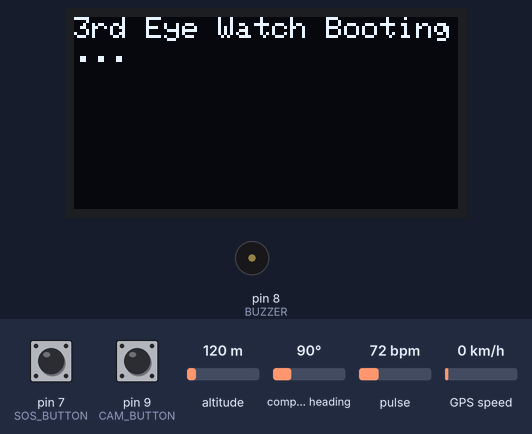
Recording of a sketch running on a simulated Arduino Uno, built with avr-gcc and run on an emulated ATmega328P. Shown: 128×64 one-colour display, buzzer (waves = sounding, pin HIGH). Inputs (shaded band) come from the test bench; at power-on: pin 7 (SOS_BUTTON) HIGH, pin 9 (CAM_BUTTON) HIGH, altitude 120 m, compass heading 90°, pulse 72 bpm, GPS speed 0 km/h. The GPS gets a fix after 3 s at 37.7749, -122.4194 with 8 satellites; the modem accepts every AT command (registered, SIM ready, sends succeed) and sends nothing else.

Above: at 4.7 s.
4.8 s: pin 7 (SOS_BUTTON) pulled LOW for 0.15 s
At 7.9 s:
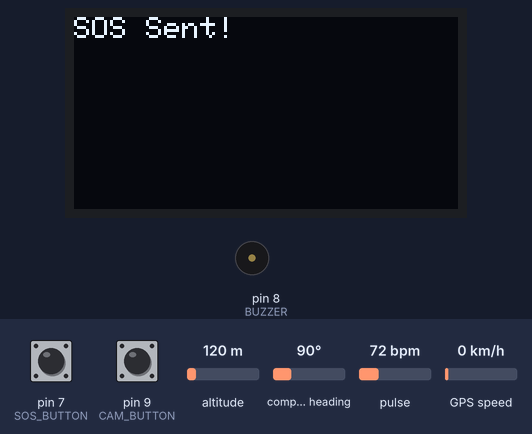
8.4 s: pin 9 (CAM_BUTTON) pulled LOW for 3.2 s
At 10.6 s:
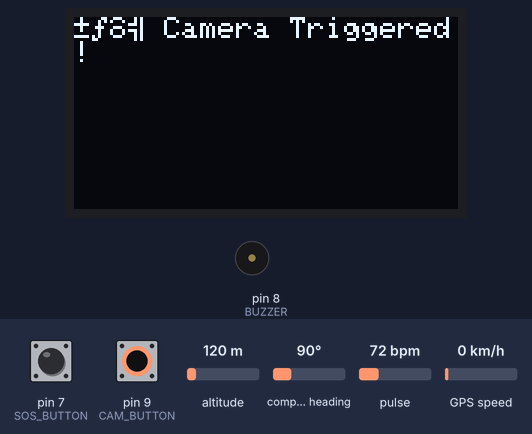
13.1 s: pin 7 (SOS_BUTTON) pulled LOW for 1 s
At 13.7 s:
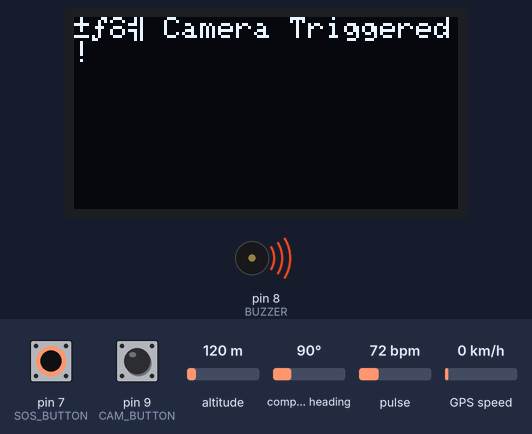
17.1 s: pin 9 (CAM_BUTTON) pulled LOW for 1 s
At 60.3 s:
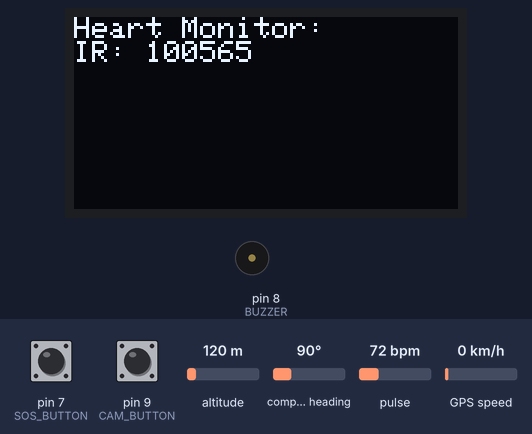
Timing chart, 0 to 61.5 s (numbered marks = the images above; inputs shaded):
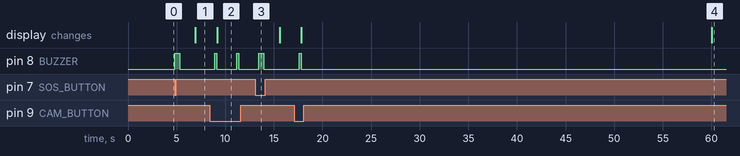

The sketch:

Third_Eye.ino
```cpp
// (licence header left out)
// ========== Libraries ==========
#include <Wire.h>
#include <SoftwareSerial.h>
#include <TinyGPS++.h>
#include <Adafruit_GFX.h>
#include <Adafruit_SSD1306.h>
#include "MAX30105.h"

// ========== OLED ==========
#define SCREEN_WIDTH 128
#define SCREEN_HEIGHT 64
Adafruit_SSD1306 display(SCREEN_WIDTH, SCREEN_HEIGHT, &Wire, -1);

// ========== MAX30102 ==========
MAX30105 particleSensor;

// ========== GPS & GSM ==========
SoftwareSerial sim800l(2, 3); // RX, TX (for GSM SIM800L)
SoftwareSerial gpsSerial(4, 5); // RX, TX (for GPS)
TinyGPSPlus gps;

// ========== Pins ==========
#define SOS_BUTTON 7
#define BUZZER     8
#define CAM_BUTTON 9

// ========== Global Variables ==========
unsigned long lastHealthRead = 0;
const unsigned long healthInterval = 60000; // 1 minute

// ========== Setup ==========
void setup() {
  Serial.begin(9600);
  sim800l.begin(9600);
  gpsSerial.begin(9600);

  pinMode(SOS_BUTTON, INPUT_PULLUP);
  pinMode(CAM_BUTTON, INPUT_PULLUP);
  pinMode(BUZZER, OUTPUT);

  // OLED init
  if (!display.begin(SSD1306_SWITCHCAPVCC, 0x3C)) {
    while (true); // Stop if OLED fails
  }
  display.clearDisplay();
  display.setTextSize(1);
  display.setTextColor(SSD1306_WHITE);
  display.setCursor(0,0);
  display.println("3rd Eye Watch Booting...");
  display.display();
  delay(2000);

  // MAX30102 init
  if (!particleSensor.begin(Wire, I2C_SPEED_STANDARD)) {
    display.println("MAX30102 Not Found!");
    display.display();
    while (true);
  }
  particleSensor.setup();

  initGSM();
}

// ========== Main Loop ==========
void loop() {
  readGPS();
  readHealthSensor();

  if (digitalRead(SOS_BUTTON) == LOW) {
    triggerSOS();
    delay(2000);
  }

  if (digitalRead(CAM_BUTTON) == LOW) {
    triggerCamera();
    delay(2000);
  }
}

// ========== Functions ==========

void initGSM() {
  sim800l.println("AT");
  delay(1000);
  sim800l.println("AT+CMGF=1"); // Set to text mode
  delay(500);
}

void readGPS() {
  while (gpsSerial.available() > 0) {
    gps.encode(gpsSerial.read());
  }
}

void readHealthSensor() {
  if (millis() - lastHealthRead > healthInterval) {
    lastHealthRead = millis();
    long irValue = particleSensor.getIR();

    display.clearDisplay();
    display.setCursor(0, 0);
    display.println("Heart Monitor:");
    display.print("IR: ");
    display.println(irValue);
    display.display();
  }
}

void triggerSOS() {
  digitalWrite(BUZZER, HIGH);
  delay(500);
  digitalWrite(BUZZER, LOW);

  String sms = "🚨 SOS Alert! I need help.\n";

  if (gps.location.isValid()) {
    sms += "Location: https://maps.google.com/?q=";
    sms += gps.location.lat();
    sms += ",";
    sms += gps.location.lng();
  } else {
    sms += "Location not available.";
  }

  sim800l.println("AT+CMGS=\"+91XXXXXXXXXX\""); // Replace with actual number
  delay(1000);
  sim800l.println(sms);
  delay(500);
  sim800l.write(26); // CTRL+Z to send
  display.clearDisplay();
  display.setCursor(0,0);
  display.println("SOS Sent!");
  display.display();
}

void triggerCamera() {
  // Stub function – add SPI OV2640 code here if connected
  digitalWrite(BUZZER, HIGH);
  delay(200);
  digitalWrite(BUZZER, LOW);
  display.clearDisplay();
  display.setCursor(0,0);
  display.println("📸 Camera Triggered!");
  display.display();
}
```

Measured:
- after the input at 4.8 s, pin 8 (BUZZER): LOW → HIGH at once, → LOW 0.50 s later; the display: changes after 2.1 s (image 1)
- after the input at 8.4 s, pin 8 (BUZZER): alternates HIGH for 0.20 s and LOW for 2.1 s, starting after 0.54 s; the display: changes after 0.77 s (image 2)
- after the input at 13.1 s, pin 8 (BUZZER): LOW → HIGH after 0.36 s, → LOW 0.50 s later
- after the input at 17.1 s, pin 8 (BUZZER): LOW → HIGH after 0.50 s, → LOW 0.20 s later; the display: first changes after 0.73 s (image 4 shows a later state)
